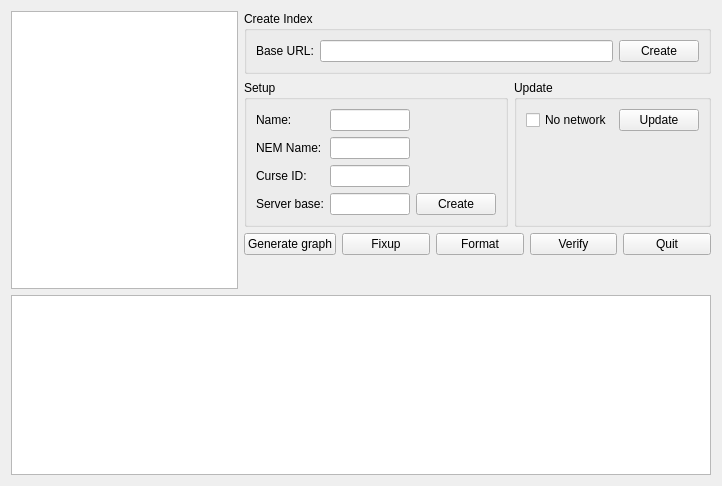
<?xml version="1.0" encoding="UTF-8"?>
<ui version="4.0">
 <class>MainWidget</class>
 <widget class="QWidget" name="MainWidget">
  <property name="geometry">
   <rect>
    <x>0</x>
    <y>0</y>
    <width>722</width>
    <height>486</height>
   </rect>
  </property>
  <property name="windowTitle">
   <string>Form</string>
  </property>
  <layout class="QGridLayout" name="gridLayout">
   <item row="0" column="0" rowspan="4">
    <widget class="QListView" name="filesView"/>
   </item>
   <item row="3" column="1">
    <spacer name="verticalSpacer_3">
     <property name="orientation">
      <enum>Qt::Vertical</enum>
     </property>
     <property name="sizeHint" stdset="0">
      <size>
       <width>20</width>
       <height>40</height>
      </size>
     </property>
    </spacer>
   </item>
   <item row="0" column="1" colspan="2">
    <widget class="QGroupBox" name="groupBox">
     <property name="title">
      <string>Create Index</string>
     </property>
     <layout class="QHBoxLayout" name="horizontalLayout">
      <item>
       <widget class="QLabel" name="label">
        <property name="text">
         <string>Base URL:</string>
        </property>
       </widget>
      </item>
      <item>
       <widget class="QLineEdit" name="createIndexBaseUrl"/>
      </item>
      <item>
       <widget class="QPushButton" name="createIndex">
        <property name="text">
         <string>Create</string>
        </property>
       </widget>
      </item>
     </layout>
    </widget>
   </item>
   <item row="1" column="1">
    <widget class="QGroupBox" name="groupBox_2">
     <property name="title">
      <string>Setup</string>
     </property>
     <layout class="QHBoxLayout" name="horizontalLayout_2">
      <item>
       <layout class="QFormLayout" name="formLayout">
        <property name="fieldGrowthPolicy">
         <enum>QFormLayout::AllNonFixedFieldsGrow</enum>
        </property>
        <item row="1" column="0">
         <widget class="QLabel" name="label_2">
          <property name="text">
           <string>NEM Name:</string>
          </property>
         </widget>
        </item>
        <item row="1" column="1">
         <widget class="QLineEdit" name="setupNem"/>
        </item>
        <item row="2" column="0">
         <widget class="QLabel" name="label_3">
          <property name="text">
           <string>Curse ID:</string>
          </property>
         </widget>
        </item>
        <item row="2" column="1">
         <widget class="QLineEdit" name="setupCurse"/>
        </item>
        <item row="3" column="0">
         <widget class="QLabel" name="label_4">
          <property name="text">
           <string>Server base:</string>
          </property>
         </widget>
        </item>
        <item row="3" column="1">
         <widget class="QLineEdit" name="setupServer"/>
        </item>
        <item row="0" column="1">
         <widget class="QLineEdit" name="setupName"/>
        </item>
        <item row="0" column="0">
         <widget class="QLabel" name="label_5">
          <property name="text">
           <string>Name:</string>
          </property>
         </widget>
        </item>
       </layout>
      </item>
      <item>
       <layout class="QVBoxLayout" name="verticalLayout">
        <item>
         <spacer name="verticalSpacer">
          <property name="orientation">
           <enum>Qt::Vertical</enum>
          </property>
          <property name="sizeHint" stdset="0">
           <size>
            <width>20</width>
            <height>40</height>
           </size>
          </property>
         </spacer>
        </item>
        <item>
         <widget class="QPushButton" name="setupBtn">
          <property name="text">
           <string>Create</string>
          </property>
         </widget>
        </item>
       </layout>
      </item>
     </layout>
    </widget>
   </item>
   <item row="1" column="2">
    <widget class="QGroupBox" name="groupBox_3">
     <property name="title">
      <string>Update</string>
     </property>
     <layout class="QVBoxLayout" name="verticalLayout_2">
      <item>
       <layout class="QHBoxLayout" name="horizontalLayout_3">
        <item>
         <widget class="QCheckBox" name="updateNetworkBtn">
          <property name="text">
           <string>No network</string>
          </property>
         </widget>
        </item>
        <item>
         <widget class="QPushButton" name="updateBtn">
          <property name="text">
           <string>Update</string>
          </property>
         </widget>
        </item>
       </layout>
      </item>
      <item>
       <spacer name="verticalSpacer_2">
        <property name="orientation">
         <enum>Qt::Vertical</enum>
        </property>
        <property name="sizeHint" stdset="0">
         <size>
          <width>20</width>
          <height>90</height>
         </size>
        </property>
       </spacer>
      </item>
     </layout>
    </widget>
   </item>
   <item row="2" column="1" colspan="2">
    <layout class="QHBoxLayout" name="horizontalLayout_4">
     <item>
      <widget class="QPushButton" name="graphBtn">
       <property name="text">
        <string>Generate graph</string>
       </property>
      </widget>
     </item>
     <item>
      <widget class="QPushButton" name="fixupBtn">
       <property name="text">
        <string>Fixup</string>
       </property>
      </widget>
     </item>
     <item>
      <widget class="QPushButton" name="formatBtn">
       <property name="text">
        <string>Format</string>
       </property>
      </widget>
     </item>
     <item>
      <widget class="QPushButton" name="verifyBtn">
       <property name="text">
        <string>Verify</string>
       </property>
      </widget>
     </item>
     <item>
      <widget class="QPushButton" name="quitBtn">
       <property name="text">
        <string>Quit</string>
       </property>
      </widget>
     </item>
    </layout>
   </item>
   <item row="4" column="0" colspan="3">
    <widget class="QTextBrowser" name="log"/>
   </item>
  </layout>
 </widget>
 <resources/>
 <connections>
  <connection>
   <sender>quitBtn</sender>
   <signal>clicked()</signal>
   <receiver>MainWidget</receiver>
   <slot>close()</slot>
   <hints>
    <hint type="sourcelabel">
     <x>551</x>
     <y>281</y>
    </hint>
    <hint type="destinationlabel">
     <x>551</x>
     <y>381</y>
    </hint>
   </hints>
  </connection>
 </connections>
</ui>
